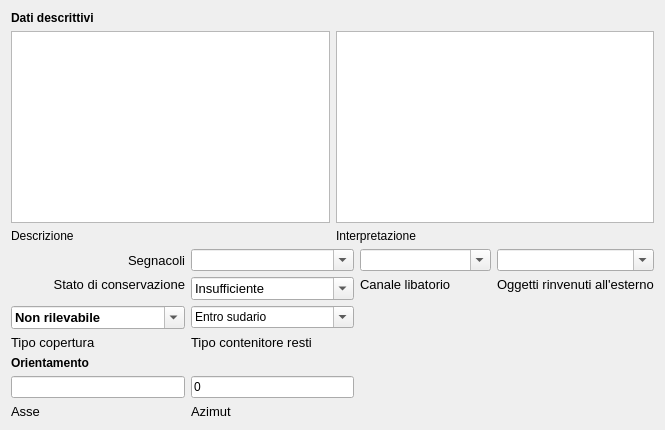
       <widget class="QWidget" name="tab">
        <attribute name="title">
         <string>Dati descrittivi</string>
        </attribute>
        <layout class="QGridLayout" name="gridLayout_14">
         <item row="0" column="0">
          <widget class="QLabel" name="label_13">
           <property name="font">
            <font>
             <weight>75</weight>
             <bold>true</bold>
            </font>
           </property>
           <property name="text">
            <string>Dati descrittivi</string>
           </property>
          </widget>
         </item>
         <item row="1" column="0" colspan="5">
          <layout class="QGridLayout" name="gridLayout_10">
           <item row="0" column="0">
            <widget class="QTextEdit" name="textEdit_descrizione_taf">
             <property name="minimumSize">
              <size>
               <width>250</width>
               <height>100</height>
              </size>
             </property>
             <property name="font">
              <font>
               <pointsize>10</pointsize>
              </font>
             </property>
             <property name="html">
              <string>&lt;!DOCTYPE HTML PUBLIC &quot;-//W3C//DTD HTML 4.0//EN&quot; &quot;http://www.w3.org/TR/REC-html40/strict.dtd&quot;&gt;
&lt;html&gt;&lt;head&gt;&lt;meta name=&quot;qrichtext&quot; content=&quot;1&quot; /&gt;&lt;style type=&quot;text/css&quot;&gt;
p, li { white-space: pre-wrap; }
&lt;/style&gt;&lt;/head&gt;&lt;body style=&quot; font-family:'Lucida Grande'; font-size:10pt; font-weight:400; font-style:normal;&quot;&gt;
&lt;p style=&quot;-qt-paragraph-type:empty; margin-top:0px; margin-bottom:0px; margin-left:0px; margin-right:0px; -qt-block-indent:0; text-indent:0px; font-size:13pt;&quot;&gt;&lt;/p&gt;&lt;/body&gt;&lt;/html&gt;</string>
             </property>
            </widget>
           </item>
           <item row="0" column="1">
            <widget class="QTextEdit" name="textEdit_interpretazione_taf">
             <property name="minimumSize">
              <size>
               <width>250</width>
               <height>150</height>
              </size>
             </property>
             <property name="font">
              <font>
               <pointsize>10</pointsize>
              </font>
             </property>
            </widget>
           </item>
           <item row="1" column="0">
            <widget class="QLabel" name="label_6">
             <property name="text">
              <string>Descrizione </string>
             </property>
            </widget>
           </item>
           <item row="1" column="1">
            <widget class="QLabel" name="label_7">
             <property name="text">
              <string>Interpretazione </string>
             </property>
            </widget>
           </item>
          </layout>
         </item>
         <item row="2" column="0">
          <widget class="QLabel" name="label_3">
           <property name="font">
            <font>
             <pointsize>10</pointsize>
            </font>
           </property>
           <property name="text">
            <string>Segnacoli</string>
           </property>
           <property name="alignment">
            <set>Qt::AlignRight|Qt::AlignTrailing|Qt::AlignVCenter</set>
           </property>
          </widget>
         </item>
         <item row="2" column="1">
          <widget class="QComboBox" name="comboBox_segnacoli">
           <property name="editable">
            <bool>true</bool>
           </property>
           <item>
            <property name="text">
             <string/>
            </property>
           </item>
           <item>
            <property name="text">
             <string>Si</string>
            </property>
           </item>
           <item>
            <property name="text">
             <string>No</string>
            </property>
           </item>
           <item>
            <property name="text">
             <string>Non determinabile</string>
            </property>
           </item>
          </widget>
         </item>
         <item row="2" column="2" colspan="2">
          <widget class="QComboBox" name="comboBox_canale_libatorio">
           <property name="minimumSize">
            <size>
             <width>100</width>
             <height>0</height>
            </size>
           </property>
           <property name="editable">
            <bool>true</bool>
           </property>
           <item>
            <property name="text">
             <string/>
            </property>
           </item>
           <item>
            <property name="text">
             <string>Si</string>
            </property>
           </item>
           <item>
            <property name="text">
             <string>No</string>
            </property>
           </item>
           <item>
            <property name="text">
             <string>Non determinabile</string>
            </property>
           </item>
          </widget>
         </item>
         <item row="2" column="4">
          <widget class="QComboBox" name="comboBox_oggetti_esterno">
           <property name="editable">
            <bool>true</bool>
           </property>
           <item>
            <property name="text">
             <string/>
            </property>
           </item>
           <item>
            <property name="text">
             <string>Si</string>
            </property>
           </item>
           <item>
            <property name="text">
             <string>No</string>
            </property>
           </item>
           <item>
            <property name="text">
             <string>Non determinabile</string>
            </property>
           </item>
          </widget>
         </item>
         <item row="3" column="0">
          <widget class="QLabel" name="label_30">
           <property name="font">
            <font>
             <pointsize>10</pointsize>
            </font>
           </property>
           <property name="text">
            <string>Stato di conservazione</string>
           </property>
           <property name="alignment">
            <set>Qt::AlignRight|Qt::AlignTrailing|Qt::AlignVCenter</set>
           </property>
          </widget>
         </item>
         <item row="3" column="1" rowspan="2">
          <widget class="QComboBox" name="comboBox_conservazione_taf">
           <property name="font">
            <font>
             <pointsize>10</pointsize>
            </font>
           </property>
           <property name="editable">
            <bool>true</bool>
           </property>
           <item>
            <property name="text">
             <string>Insufficiente</string>
            </property>
           </item>
           <item>
            <property name="text">
             <string>Scarso</string>
            </property>
           </item>
           <item>
            <property name="text">
             <string>Sufficiente</string>
            </property>
           </item>
           <item>
            <property name="text">
             <string>Discreto</string>
            </property>
           </item>
           <item>
            <property name="text">
             <string>Buono</string>
            </property>
           </item>
           <item>
            <property name="text">
             <string>Ottimo</string>
            </property>
           </item>
          </widget>
         </item>
         <item row="3" column="2" colspan="2">
          <widget class="QLabel" name="label_8">
           <property name="font">
            <font>
             <pointsize>10</pointsize>
            </font>
           </property>
           <property name="text">
            <string>Canale libatorio</string>
           </property>
          </widget>
         </item>
         <item row="3" column="4">
          <widget class="QLabel" name="label_4">
           <property name="font">
            <font>
             <pointsize>10</pointsize>
            </font>
           </property>
           <property name="text">
            <string>Oggetti rinvenuti all'esterno</string>
           </property>
          </widget>
         </item>
         <item row="5" column="0" rowspan="2">
          <widget class="QComboBox" name="comboBox_copertura_tipo">
           <property name="font">
            <font>
             <pointsize>10</pointsize>
             <weight>75</weight>
             <bold>true</bold>
            </font>
           </property>
           <property name="editable">
            <bool>true</bool>
           </property>
           <item>
            <property name="text">
             <string>Non rilevabile</string>
            </property>
           </item>
           <item>
            <property name="text">
             <string>Copertura assente</string>
            </property>
           </item>
           <item>
            <property name="text">
             <string>Tegole alla cappuccina</string>
            </property>
           </item>
           <item>
            <property name="text">
             <string>In cassa</string>
            </property>
           </item>
          </widget>
         </item>
         <item row="5" column="1" rowspan="2">
          <widget class="QComboBox" name="comboBox_tipo_contenitore_resti">
           <property name="editable">
            <bool>true</bool>
           </property>
           <item>
            <property name="text">
             <string>Entro sudario</string>
            </property>
           </item>
           <item>
            <property name="text">
             <string>In cassa fittile</string>
            </property>
           </item>
           <item>
            <property name="text">
             <string>In cassa lignea</string>
            </property>
           </item>
           <item>
            <property name="text">
             <string>In urna litica</string>
            </property>
           </item>
           <item>
            <property name="text">
             <string>Nella terra</string>
            </property>
           </item>
          </widget>
         </item>
         <item row="7" column="0">
          <widget class="QLabel" name="label_85">
           <property name="font">
            <font>
             <pointsize>10</pointsize>
            </font>
           </property>
           <property name="text">
            <string>Tipo copertura</string>
           </property>
          </widget>
         </item>
         <item row="7" column="1">
          <widget class="QLabel" name="label_35">
           <property name="font">
            <font>
             <pointsize>10</pointsize>
            </font>
           </property>
           <property name="text">
            <string>Tipo contenitore resti</string>
           </property>
          </widget>
         </item>
         <item row="8" column="0">
          <widget class="QLabel" name="label_15">
           <property name="font">
            <font>
             <weight>75</weight>
             <bold>true</bold>
            </font>
           </property>
           <property name="text">
            <string>Orientamento</string>
           </property>
          </widget>
         </item>
         <item row="9" column="0">
          <widget class="QLineEdit" name="lineEdit_orientamento_asse"/>
         </item>
         <item row="9" column="1">
          <widget class="QLineEdit" name="lineEdit_orientamento_azimut">
           <property name="text">
            <string>0</string>
           </property>
          </widget>
         </item>
         <item row="10" column="0">
          <widget class="QLabel" name="label_31">
           <property name="font">
            <font>
             <pointsize>10</pointsize>
            </font>
           </property>
           <property name="text">
            <string>Asse</string>
           </property>
          </widget>
         </item>
         <item row="10" column="1">
          <widget class="QLabel" name="label_47">
           <property name="font">
            <font>
             <pointsize>10</pointsize>
            </font>
           </property>
           <property name="text">
            <string>Azimut</string>
           </property>
          </widget>
         </item>
        </layout>
       </widget>
